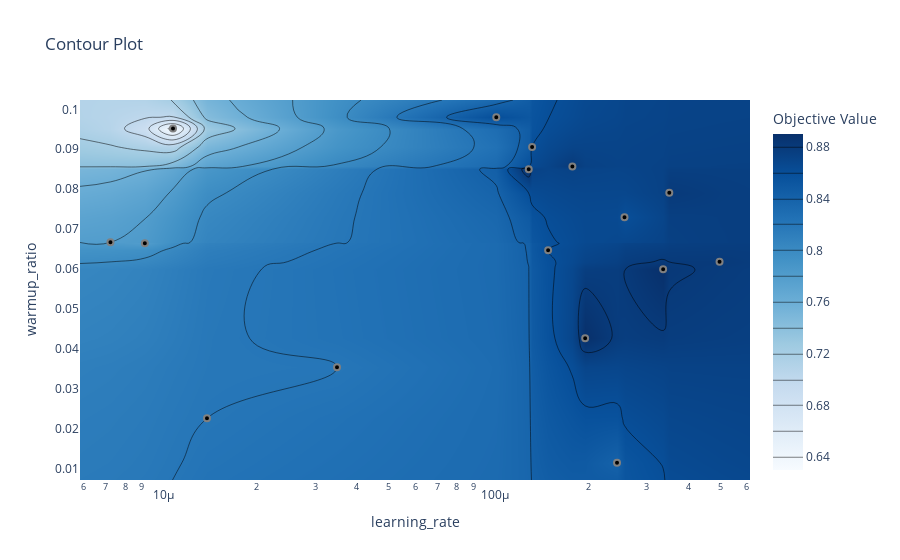

Write notebook code for a chart like this one.
### Markdown cell above
Optuna two most importent hyperparameters accuracy map(Active iff optuna is used)

### Code cell
if useOptuna:
    fig2=optuna.visualization.plot_contour(study, params=[importance[0][0], importance[1][0]])
    fig2.show()

### Figure 1 — Plotly figure (JSON) as saved in the notebook; plotly's stock layout.template omitted (floating-point values rounded to 4 significant figures; data arrays with more than 128 entries replaced by an {"elided": "..."} marker saying what was removed)
{"data": [{"colorbar": {"title": {"text": "Objective Value"}}, "colorscale": [[0, "rgb(247,251,255)"], [0.125, "rgb(222,235,247)"], [0.25, "rgb(198,219,239)"], [0.375, "rgb(158,202,225)"], [0.5, "rgb(107,174,214)"], [0.625, "rgb(66,146,198)"], [0.75, "rgb(33,113,181)"], [0.875, "rgb(8,81,156)"], [1, "rgb(8,48,107)"]], "connectgaps": true, "contours": {"coloring": "heatmap"}, "hoverinfo": "none", "line": {"smoothing": 1.3}, "reversescale": false, "type": "contour", "x": [5.852e-06, 7.231e-06, 9.181e-06, 1.117e-05, 1.414e-05, 3.489e-05, 0.0001055, 0.0001322, 0.0001353, 0.0001513, 0.000179, 0.0001956, 0.0002441, 0.0002572, 0.0003364, 0.000351, 0.0004977, 0.000615], "y": [0.007259, 0.01158, 0.02269, 0.03549, 0.04272, 0.06, 0.06189, 0.06473, 0.06647, 0.06672, 0.07302, 0.07914, 0.08503, 0.08571, 0.09058, 0.09519, 0.09801, 0.1023], "z": {"elided": "18x18 float values"}}, {"marker": {"color": "black", "line": {"color": "Gray", "width": 2}}, "mode": "markers", "name": "Feasible Trial", "showlegend": false, "type": "scatter", "x": [0.0002441, 0.000179, 7.231e-06, 1.414e-05, 1.117e-05, 3.489e-05, 0.0002572, 9.181e-06, 0.0001055, 0.000351, 0.0001322, 0.0001353, 0.0001513, 0.0001956, 0.0003364, 0.0004977], "y": [0.01158, 0.08571, 0.06672, 0.02269, 0.09519, 0.03549, 0.07302, 0.06647, 0.09801, 0.07914, 0.08503, 0.09058, 0.06473, 0.04272, 0.06, 0.06189]}, {"marker": {"color": "#cccccc", "line": {"color": "Gray", "width": 2}}, "mode": "markers", "name": "Infeasible Trial", "showlegend": false, "type": "scatter", "x": [], "y": []}], "layout": {"title": {"text": "Contour Plot"}, "xaxis": {"range": [-5.233, -3.211], "title": {"text": "learning_rate"}, "type": "log"}, "yaxis": {"range": [0.007259, 0.1023], "title": {"text": "warmup_ratio"}}}}
